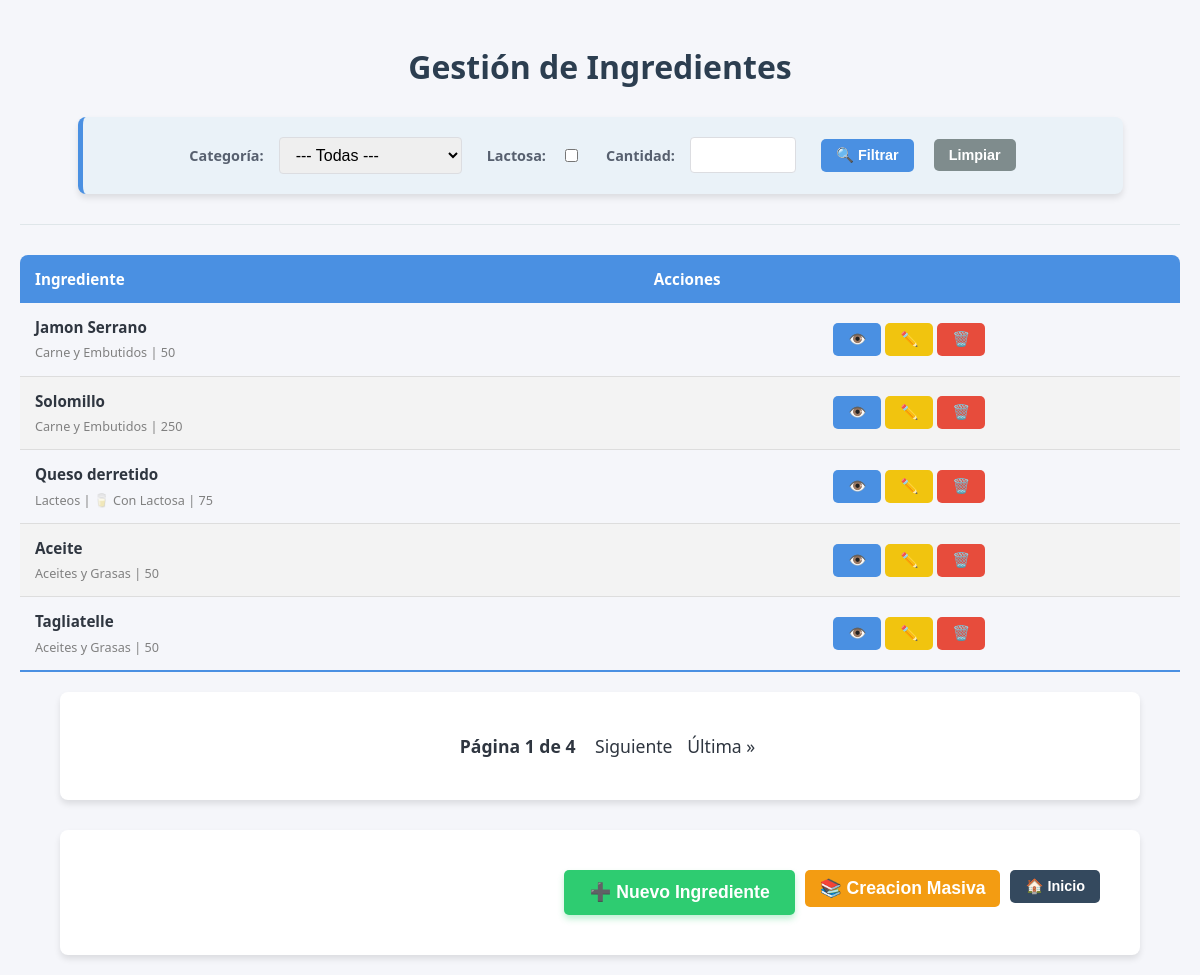
The page /ingredientes/ on the database its author committed.
### recetasApp/models.py (models this page shows, shortened)
class Ingrediente(models.Model):
    nombre=models.CharField(max_length=100)
    categoria=models.ForeignKey(CategoriaIngrediente, on_delete=models.CASCADE)
    lactosa=models.ForeignKey(Lactosa, on_delete=models.CASCADE,default=False)
    cantidad=models.ForeignKey(Cantidad, on_delete=models.CASCADE)

class CategoriaIngrediente(models.Model):
    nombre=models.CharField(max_length=100)

class Cantidad(models.Model):
    cantidad=models.IntegerField()
    def __str__(self):
        return f"{self.cantidad}"

### recetasApp/views.py (the view)
# urls.py: path('ingredientes/', views.IngredienteListView.as_view(), name='ingredientes_list'),
class IngredienteListView(ListView):
    model = Ingrediente
    template_name = 'recetasApp/ingredientes_list.html'
    context_object_name = 'ingredientes'# esto es lo mismo que poner en el render {'ingredientes':ingredientes} en las FBV
    paginate_by=5
    def get_queryset(self):
        queryset = super().get_queryset()
        categoria_filtro = self.request.GET.get('categoria')
        lactosa_filtro = self.request.GET.get('lactosa')
        cantidad_filtro = self.request.GET.get('cantidad')
        if categoria_filtro:
            queryset = queryset.filter(categoria__pk=categoria_filtro)
        if lactosa_filtro:
            queryset = queryset.filter(lactosa__lactosa=True)
        if cantidad_filtro:
            queryset = queryset.filter(cantidad__cantidad=cantidad_filtro)
        return queryset
    def get_context_data(self, **kwargs):
        context = super().get_context_data(**kwargs)
        context['categorias'] = CategoriaIngrediente.objects.all()
        context['lactosa_filtro'] = self.request.GET.get('lactosa')
        context['cantidad_filtro'] = self.request.GET.get('cantidad')
        return context

### recetasApp/templates/recetasApp/ingredientes_list.html (shortened to what this page needs)
{% extends 'recetasApp/base.html' %}
{% block content %}
    <h1>Gestión de Ingredientes</h1>
    <div class="filtros-container">
        <form action="" method="get">
            <label for="categoria">Categoría:</label>
            <select name="categoria" id="categoria">
                <option value="">--- Todas ---</option>
            </select>
            <label for="lactosa" style="margin-left: 10px;">Lactosa:</label>
            <input type="checkbox" name="lactosa" id="lactosa" {% if lactosa_filtro %}checked{% endif %}>
            <label for="cantidad" style="margin-left: 10px;">Cantidad:</label>
            <input type="number" name="cantidad" id="cantidad" value="{{ cantidad_filtro|default:'' }}" style="width: 80px;">
            <button type="submit" style="margin-left: 10px;">🔍 Filtrar</button>
            <a href="{% url 'ingredientes_list' %}" style="text-decoration: none; margin-left: 5px;">
                <button type="button" style="background-color: #7f8c8d;">Limpiar</button>
            </a>
        </form>
    </div>
    <hr>
    <table class="tabla-ingredientes">
        <thead>
            <tr>
                <th>Ingrediente</th>
                <th>Acciones</th>
            </tr>
        </thead>
        <tbody>
            {% for ingrediente in ingredientes %}
                <tr>
                    <td>
                        <strong>{{ ingrediente.nombre }}</strong>
                        <br>
                        <small style="color: gray;">
                            {{ ingrediente.categoria.nombre }}
                            {% if ingrediente.lactosa.lactosa %} | 🥛 Con Lactosa{% endif %}
                            | {{ ingrediente.cantidad }}
                        </small>
                    </td>
                    <td style="text-align: center;">
                        <a href="{% url 'ingrediente_detalle' pk=ingrediente.pk %}">
                            <button title="Ver detalles">👁️</button>
                        </a>
                        <a href="{% url 'ingrediente_editar' pk=ingrediente.pk %}">
                            <button title="Editar">✏️</button>
                        </a>
                        <a href="{% url 'ingrediente_eliminar' pk=ingrediente.pk %}">
                            <button title="Borrar" style="background-color: #e74c3c;">🗑️</button>
                        </a>
                    </td>
                </tr>
            {% empty %}
                <tr>
                    <td colspan="2" style="text-align: center; padding: 20px;">
                        No se encontraron ingredientes con esos filtros.
                    </td>
                </tr>
            {% endfor %}
        </tbody>
    </table>
    {% if is_paginated %}
        <div style="margin-top: 20px; text-align: center; font-size: 1.1em;">
            <span class="step-links">
                <span class="current" style="margin: 0 15px; font-weight: bold;">
                    Página {{ page_obj.number }} de {{ page_obj.paginator.num_pages }}
                </span>
                {% if page_obj.has_next %}
                    <a href="?page={{ page_obj.next_page_number }}&categoria={{ request.GET.categoria }}&lactosa={{ request.GET.lactosa }}&cantidad={{ request.GET.cantidad }}" style="margin-right: 10px;">
                        Siguiente
                    </a>
                    <a href="?page={{ page_obj.paginator.num_pages }}&categoria={{ request.GET.categoria }}&lactosa={{ request.GET.lactosa }}&cantidad={{ request.GET.cantidad }}">
                        Última &raquo;
                    </a>
                {% endif %}
            </span>
        </div>
    {% endif %}
    <div style="margin-top: 30px; display: flex; gap: 10px; justify-content: flex-end;">
        <a href="{% url 'crear_ingrediente' %}" style="text-decoration: none;">
            <button style="background-color: #28a745; font-size: 1.1em;">
                ➕ Nuevo Ingrediente
            </button>
        </a>
        <a href="{% url 'creacion_masiva_ingredientes' %}" style="text-decoration: none;">
            <button style="background-color: #f39c12; font-size: 1.1em;">
                📚 Creacion Masiva
            </button>
        </a>
        <a href="{% url 'inicio' %}" style="text-decoration: none;">
            <button style="background-color: #34495e;">
                🏠 Inicio
            </button>
        </a>
    </div>
{% endblock %}

### recetasApp/static/recetasApp/style.css (style rules this page uses)
:root { --primary-color: #4a90e2; --secondary-color: #f5f6fa; --text-color: #2f3640; --accent-color: #2ecc71; --danger-color: #e74c3c; --warning-color: #f1c40f; --border-radius: 8px; --shadow: 0 4px 6px rgba(0, 0, 0, 0.1); }
body { font-family: 'Segoe UI', Roboto, Helvetica, Arial, sans-serif; background-color: var(--secondary-color); color: var(--text-color); line-height: 1.6; margin: 0; padding: 20px; }
body > div, main { max-width: 1000px; margin: 0 auto; background: white; padding: 40px; border-radius: var(--border-radius); box-shadow: var(--shadow); }
h1, h2 { color: #2c3e50; text-align: center; font-weight: 600; margin-bottom: 1.5rem; }
a { text-decoration: none; color: inherit; }
hr { border: 0; height: 1px; background: #dfe6e9; margin: 30px 0; }
.filtros-container { background-color: #eaf2f8; padding: 20px; border-radius: var(--border-radius); margin-bottom: 30px; border-left: 5px solid var(--primary-color); }
form { display: flex; flex-wrap: wrap; gap: 15px; align-items: center; justify-content: center; }
label { font-weight: 600; font-size: 0.9rem; color: #57606f; }
input[type="text"], input[type="number"], select { padding: 8px 12px; border: 1px solid #dcdde1; border-radius: 4px; font-size: 1rem; outline: none; transition: border-color 0.3s; }
table { width: 100%; border-collapse: collapse; margin: 20px 0; font-size: 0.95rem; overflow: hidden; border-radius: var(--border-radius) var(--border-radius) 0 0; }
thead tr { background-color: var(--primary-color); color: #ffffff; text-align: left; font-weight: bold; }
th, td { padding: 12px 15px; }
tbody tr { border-bottom: 1px solid #dddddd; }
tbody tr:nth-of-type(even) { background-color: #f3f3f3; }
tbody tr:last-of-type { border-bottom: 2px solid var(--primary-color); }
button, input[type="submit"] { padding: 8px 15px; border: none; border-radius: 5px; cursor: pointer; font-weight: 600; transition: transform 0.1s, filter 0.2s; font-size: 0.9rem; display: inline-flex; align-items: center; gap: 5px; }
button, input[type="submit"] { background-color: var(--primary-color); color: white; }
a[href*="editar"] button { background-color: var(--warning-color); color: white; }
a[href*="borrar"] button, a[href*="eliminar"] button { background-color: var(--danger-color); color: white; }
a[href*="crear"] button { background-color: var(--accent-color) !important; padding: 12px 25px; font-size: 1rem; box-shadow: 0 4px 6px rgba(46, 204, 113, 0.3); }
button[type="button"] { background-color: #7f8c8d; color: white; }

### rows shown on the page
Ingrediente: nombre "Jamon Serrano", categoria.nombre "Carne y Embutidos", cantidad "50"
Ingrediente: nombre "Solomillo", categoria.nombre "Carne y Embutidos", cantidad "250"
Ingrediente: nombre "Queso derretido", categoria.nombre "Lacteos", shows "| 🥛 Con Lactosa", cantidad "75"
Ingrediente: nombre "Aceite", categoria.nombre "Aceites y Grasas", cantidad "50"
Ingrediente: nombre "Tagliatelle", categoria.nombre "Aceites y Grasas", cantidad "50"

### other values the page prints
{{ page_obj.number }} "1"
{{ page_obj.paginator.num_pages }} "4"
